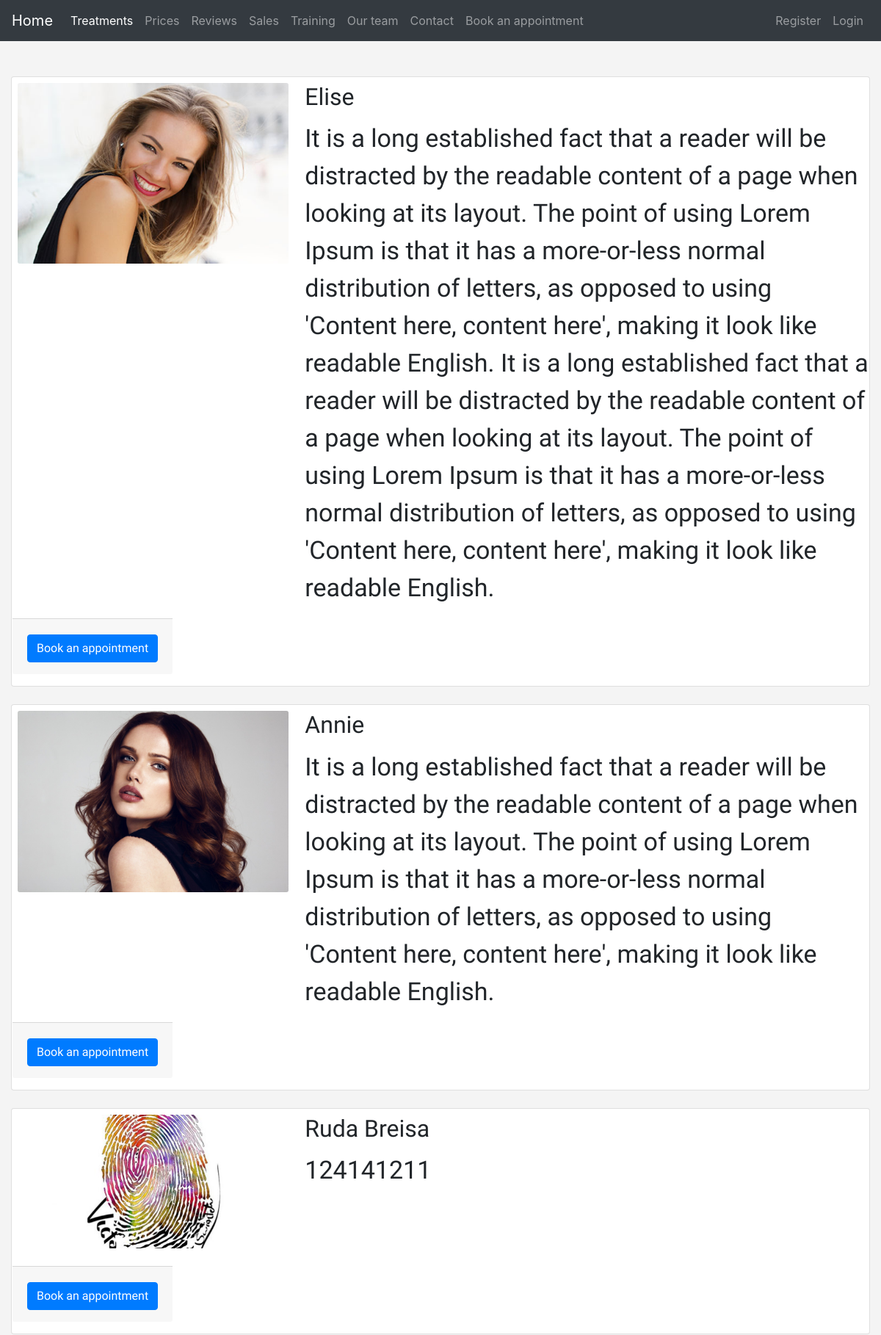
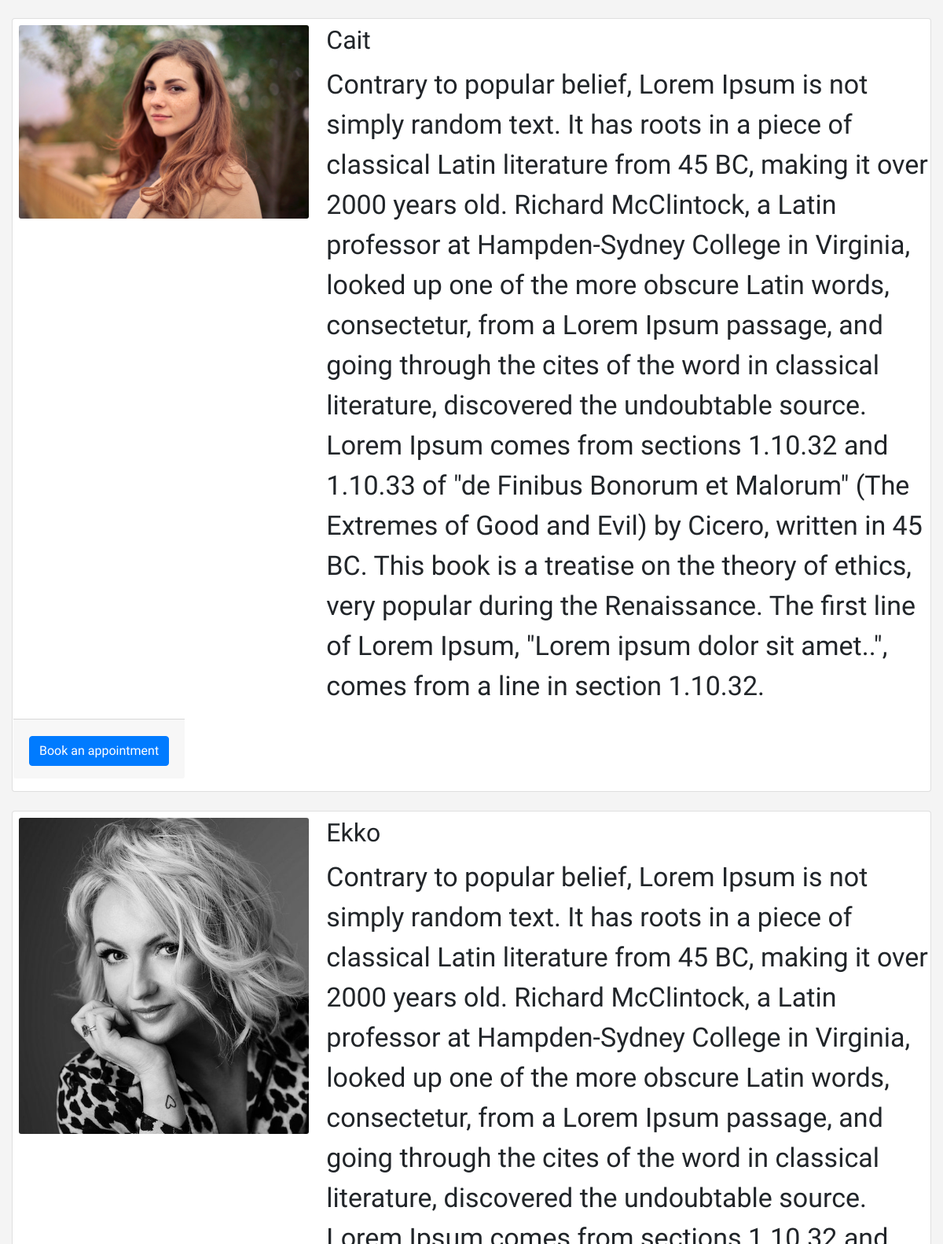
Page /team/ (upper part) on the committed database (2 pictures, top to bottom).
### base/models.py (models this page shows)
class Team(models.Model):
    name = models.CharField(max_length=200)
    image = models.ImageField(null=True, blank=True, upload_to='images/team/')
    description = models.TextField(max_length=1000, null=True, blank=True)
    def __str__(self):
        return self.name

### base/views.py (the view)
# urls.py: path('team/', views.team, name="team"),
def team(request):
    teammates = Team.objects.all()
    return render(request, 'base/team.html', {'teammates': teammates})

### base/templates/base/team.html (shortened to what this page needs)
{% extends 'base/main.html' %}
{% block content %}
{% for teammate in teammates %}
<div class="card mt-4" style="width: 100%">
  <div class="row">
    <div class="col-md-4">
      <img src="{{ teammate.image.url }}" class="card-img m-2" alt="Card image">
    </div>
    <div class="col-md-8">
      <h2 class="card-title mt-2"> {{ teammate }}</h2>
      <p class="card-text">{{ teammate.description }}</p>
    </div>
    <div class="card-footer m-3">
      <center><a href="#" class="btn btn-primary">Book an appointment</a></center>
    </div>
  </div>
</div>
{% endfor %}
{% endblock content %}

### base/templates/base/main.html (style rules this page uses)
body { background: #f4f4f4; }
.row { font-family: 'Mouse Memoirs', sans-serif; font-size: 34px; }

### rows in the picture
Team: image (picture), name "Elise", description "It is a long established fact that a reader will be distracted by the readable content of a page when looking at its layout. The point of using Lorem Ipsum is that it has a more-or-less normal distribution of letters, as opposed to using 'Content here, content here', making it look like readable English. It is a long established fact that a reader will be distracted by the readable content of a page when looking at its layout. The point of using Lorem Ipsum is that it has a more-or-less normal distribution of letters, as opposed to using 'Content here, content here', making it look like readable English."
Team: image (picture), name "Annie", description "It is a long established fact that a reader will be distracted by the readable content of a page when looking at its layout. The point of using Lorem Ipsum is that it has a more-or-less normal distribution of letters, as opposed to using 'Content here, content here', making it look like readable English."
Team: image (picture), name "Ruda Breisa", description "124141211"
Team: image (picture), name "Cait", description "Contrary to popular belief, Lorem Ipsum is not simply random text. It has roots in a piece of classical Latin literature from 45 BC, making it over 2000 years old. Richard McClintock, a Latin professor at Hampden-Sydney College in Virginia, looked up one of the more obscure Latin words, consectetur, from a Lorem Ipsum passage, and going through the cites of the word in classical literature, discovered the undoubtable source. Lorem Ipsum comes from sections 1.10.32 and 1.10.33 of \"de Finibus Bonorum et Malorum\" (The Extremes of Good and Evil) by Cicero, written in 45 BC. This book is a treatise on the theory of ethics, very popular during the Renaissance. The first line of Lorem Ipsum,…"
Team: image (picture), name "Ekko"
